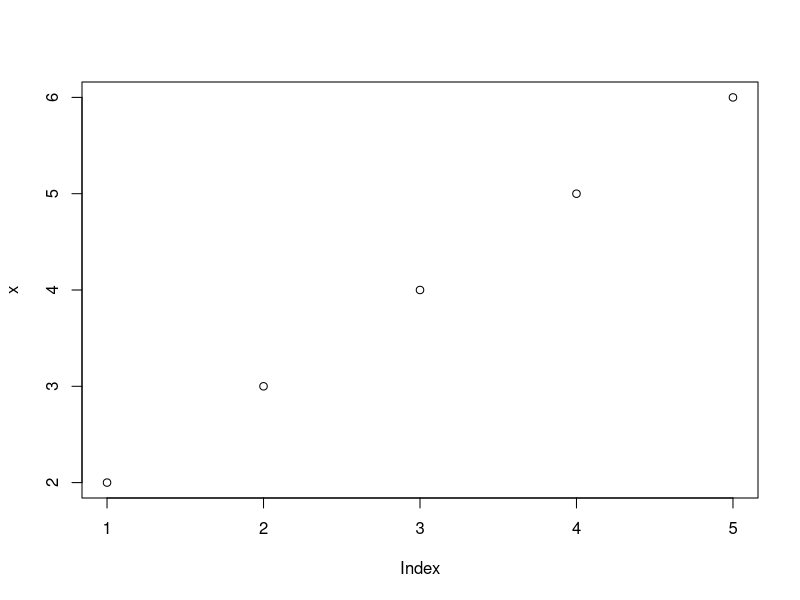
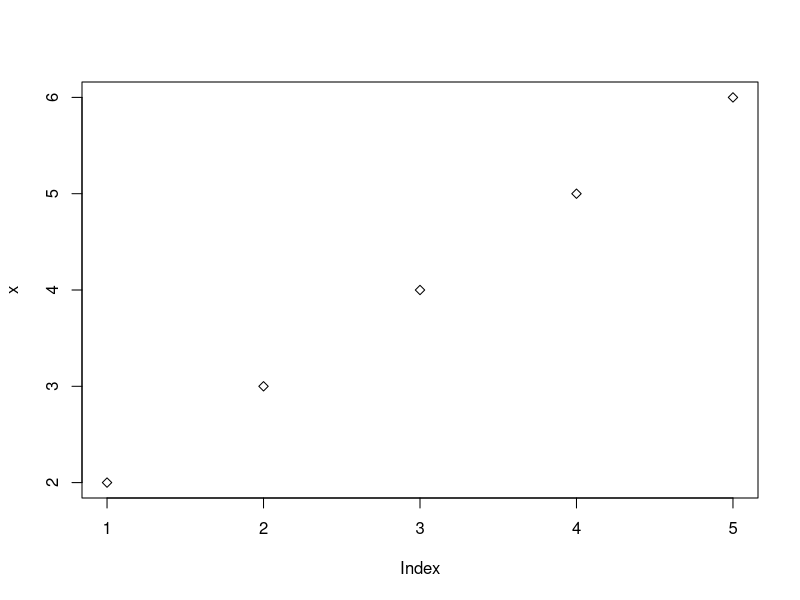

Here is the R script that generated these plots, in order:
# inferential statistics
# mean, median, mode, standard deviation, variation
#
#                                          data
#                                            ^
#                                          /  \
#                                         /    \
#                      qualitative<-------      ----->quantitative
#                      /       \                     /       \
#                   ordinal    nominal          discrete    continuous
#                   (unequal   (equal           (countable) (measurable)
#                   weights)   weights)
# there's no mode function, write your own!
# https://stackoverflow.com/questions/2547402/how-to-find-the-statistical-mode

df_lynx <- datasets::lynx
summary(df_lynx)
df_lynx

colnames(df_lynx)

# cex : font size
# las : x-axis orientation
# pch : pointer character, used for drawing the graph edge
# col : color

x<-2:6
plot(x)
plot(x, pch=23)

par() # cramp more graphs

